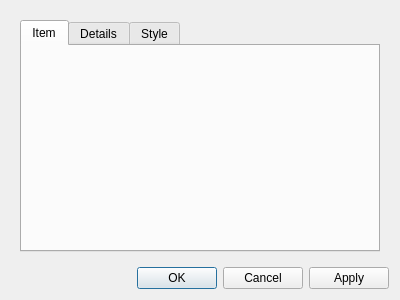
<?xml version="1.0" encoding="UTF-8"?>
<ui version="4.0">
 <class>BaseSettingsDialog</class>
 <widget class="QDialog" name="BaseSettingsDialog">
  <property name="geometry">
   <rect>
    <x>0</x>
    <y>0</y>
    <width>400</width>
    <height>300</height>
   </rect>
  </property>
  <property name="windowTitle">
   <string>Dialog</string>
  </property>
  <layout class="QVBoxLayout" name="verticalLayout">
   <item>
    <widget class="QWidget" name="placeholderWidget" native="true">
     <layout class="QHBoxLayout" name="horizontalLayout">
      <item>
       <widget class="QTabWidget" name="tabWidget">
        <property name="currentIndex">
         <number>0</number>
        </property>
        <widget class="QWidget" name="itemTab">
         <attribute name="title">
          <string>Item</string>
         </attribute>
        </widget>
        <widget class="QWidget" name="detailsTab">
         <attribute name="title">
          <string>Details</string>
         </attribute>
         <layout class="QHBoxLayout" name="detailsHorizontalLayout">
          <item>
           <widget class="QScrollArea" name="detailsScrollArea">
            <property name="widgetResizable">
             <bool>true</bool>
            </property>
            <widget class="QWidget" name="scrollAreaWidgetContents">
             <property name="geometry">
              <rect>
               <x>0</x>
               <y>0</y>
               <width>362</width>
               <height>211</height>
              </rect>
             </property>
            </widget>
           </widget>
          </item>
         </layout>
        </widget>
        <widget class="QWidget" name="styleTab">
         <attribute name="title">
          <string>Style</string>
         </attribute>
        </widget>
       </widget>
      </item>
     </layout>
    </widget>
   </item>
   <item>
    <widget class="QDialogButtonBox" name="buttonBox">
     <property name="orientation">
      <enum>Qt::Horizontal</enum>
     </property>
     <property name="standardButtons">
      <set>QDialogButtonBox::Apply|QDialogButtonBox::Cancel|QDialogButtonBox::Ok</set>
     </property>
    </widget>
   </item>
  </layout>
 </widget>
 <resources/>
 <connections>
  <connection>
   <sender>buttonBox</sender>
   <signal>accepted()</signal>
   <receiver>BaseSettingsDialog</receiver>
   <slot>accept()</slot>
   <hints>
    <hint type="sourcelabel">
     <x>248</x>
     <y>254</y>
    </hint>
    <hint type="destinationlabel">
     <x>157</x>
     <y>274</y>
    </hint>
   </hints>
  </connection>
  <connection>
   <sender>buttonBox</sender>
   <signal>rejected()</signal>
   <receiver>BaseSettingsDialog</receiver>
   <slot>reject()</slot>
   <hints>
    <hint type="sourcelabel">
     <x>316</x>
     <y>260</y>
    </hint>
    <hint type="destinationlabel">
     <x>286</x>
     <y>274</y>
    </hint>
   </hints>
  </connection>
 </connections>
</ui>
